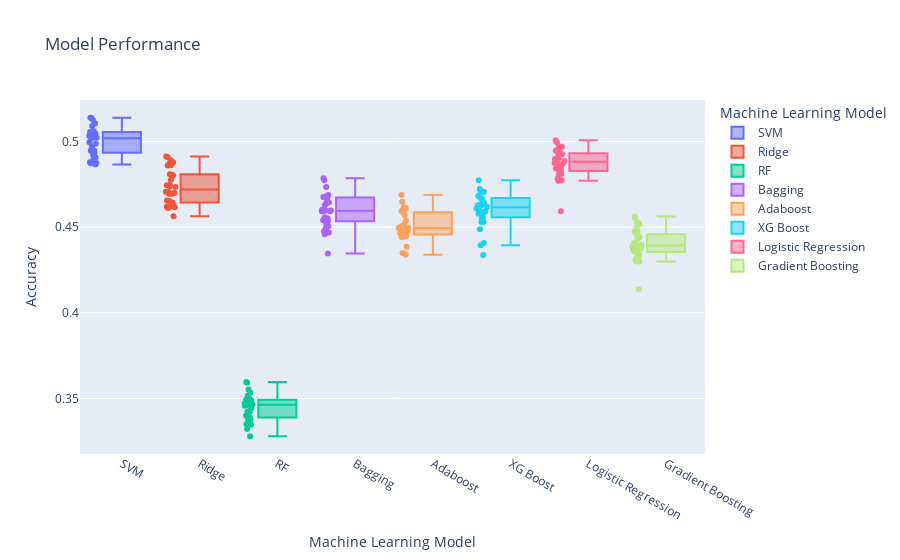

The cell this chart's notebook holds for it:
### Code cell
fig = px.box(classmod2, x="variable", y="value",color="variable",points='all',
labels={"variable": "Machine Learning Model",
        "value": "Accuracy"
        },title="Model Performance")
fig.show()
#fig.write_image("Boxplot.jpeg",engine="orca",format="png", width=1600, height=700, scale=0.75)

### Figure 1 — Plotly figure (JSON) as saved in the notebook; plotly's stock layout.template omitted (floating-point values rounded to 4 significant figures)
{"data": [{"alignmentgroup": "True", "boxpoints": "all", "hovertemplate": "Machine Learning Model=%{x}<br>Accuracy=%{y}<extra></extra>", "legendgroup": "SVM", "marker": {"color": "#636efa"}, "name": "SVM", "notched": false, "offsetgroup": "SVM", "orientation": "v", "showlegend": true, "type": "box", "x": ["SVM", "SVM", "SVM", "SVM", "SVM", "SVM", "SVM", "SVM", "SVM", "SVM", "SVM", "SVM", "SVM", "SVM", "SVM", "SVM", "SVM", "SVM", "SVM", "SVM", "SVM", "SVM", "SVM", "SVM", "SVM", "SVM", "SVM", "SVM", "SVM", "SVM"], "x0": " ", "xaxis": "x", "y": [0.4873, 0.4943, 0.5022, 0.509, 0.4996, 0.5055, 0.4988, 0.5016, 0.4945, 0.4887, 0.5139, 0.4865, 0.5139, 0.4933, 0.5055, 0.4945, 0.5031, 0.5047, 0.5125, 0.4906, 0.492, 0.5061, 0.5022, 0.5055, 0.5047, 0.4875, 0.5106, 0.4973, 0.5035, 0.4879], "y0": " ", "yaxis": "y"}, {"alignmentgroup": "True", "boxpoints": "all", "hovertemplate": "Machine Learning Model=%{x}<br>Accuracy=%{y}<extra></extra>", "legendgroup": "Ridge", "marker": {"color": "#EF553B"}, "name": "Ridge", "notched": false, "offsetgroup": "Ridge", "orientation": "v", "showlegend": true, "type": "box", "x": ["Ridge", "Ridge", "Ridge", "Ridge", "Ridge", "Ridge", "Ridge", "Ridge", "Ridge", "Ridge", "Ridge", "Ridge", "Ridge", "Ridge", "Ridge", "Ridge", "Ridge", "Ridge", "Ridge", "Ridge", "Ridge", "Ridge", "Ridge", "Ridge", "Ridge", "Ridge", "Ridge", "Ridge", "Ridge", "Ridge"], "x0": " ", "xaxis": "x", "y": [0.4611, 0.4803, 0.4744, 0.4695, 0.4617, 0.4746, 0.4859, 0.4707, 0.4879, 0.4644, 0.4619, 0.4564, 0.4861, 0.4695, 0.4699, 0.4871, 0.4621, 0.489, 0.4738, 0.4777, 0.4623, 0.4912, 0.4806, 0.4656, 0.4652, 0.4707, 0.491, 0.4808, 0.464, 0.4734], "y0": " ", "yaxis": "y"}, {"alignmentgroup": "True", "boxpoints": "all", "hovertemplate": "Machine Learning Model=%{x}<br>Accuracy=%{y}<extra></extra>", "legendgroup": "RF", "marker": {"color": "#00cc96"}, "name": "RF", "notched": false, "offsetgroup": "RF", "orientation": "v", "showlegend": true, "type": "box", "x": ["RF", "RF", "RF", "RF", "RF", "RF", "RF", "RF", "RF", "RF", "RF", "RF", "RF", "RF", "RF", "RF", "RF", "RF", "RF", "RF", "RF", "RF", "RF", "RF", "RF", "RF", "RF", "RF", "RF", "RF"], "x0": " ", "xaxis": "x", "y": [0.3488, 0.3477, 0.3457, 0.3376, 0.347, 0.3517, 0.3494, 0.347, 0.3376, 0.3388, 0.3492, 0.3465, 0.3461, 0.3595, 0.3396, 0.3592, 0.3279, 0.3384, 0.3533, 0.349, 0.3348, 0.3422, 0.3442, 0.3423, 0.3322, 0.3466, 0.3349, 0.3505, 0.34, 0.3552], "y0": " ", "yaxis": "y"}, {"alignmentgroup": "True", "boxpoints": "all", "hovertemplate": "Machine Learning Model=%{x}<br>Accuracy=%{y}<extra></extra>", "legendgroup": "Bagging", "marker": {"color": "#ab63fa"}, "name": "Bagging", "notched": false, "offsetgroup": "Bagging", "orientation": "v", "showlegend": true, "type": "box", "x": ["Bagging", "Bagging", "Bagging", "Bagging", "Bagging", "Bagging", "Bagging", "Bagging", "Bagging", "Bagging", "Bagging", "Bagging", "Bagging", "Bagging", "Bagging", "Bagging", "Bagging", "Bagging", "Bagging", "Bagging", "Bagging", "Bagging", "Bagging", "Bagging", "Bagging", "Bagging", "Bagging", "Bagging", "Bagging", "Bagging"], "x0": " ", "xaxis": "x", "y": [0.4505, 0.4677, 0.4599, 0.4597, 0.4687, 0.4773, 0.4628, 0.4519, 0.4675, 0.455, 0.4537, 0.454, 0.4673, 0.4534, 0.4476, 0.4734, 0.4667, 0.4644, 0.4679, 0.4593, 0.4494, 0.4595, 0.4458, 0.4468, 0.4558, 0.464, 0.4785, 0.4593, 0.4347, 0.4601], "y0": " ", "yaxis": "y"}, {"alignmentgroup": "True", "boxpoints": "all", "hovertemplate": "Machine Learning Model=%{x}<br>Accuracy=%{y}<extra></extra>", "legendgroup": "Adaboost", "marker": {"color": "#FFA15A"}, "name": "Adaboost", "notched": false, "offsetgroup": "Adaboost", "orientation": "v", "showlegend": true, "type": "box", "x": ["Adaboost", "Adaboost", "Adaboost", "Adaboost", "Adaboost", "Adaboost", "Adaboost", "Adaboost", "Adaboost", "Adaboost", "Adaboost", "Adaboost", "Adaboost", "Adaboost", "Adaboost", "Adaboost", "Adaboost", "Adaboost", "Adaboost", "Adaboost", "Adaboost", "Adaboost", "Adaboost", "Adaboost", "Adaboost", "Adaboost", "Adaboost", "Adaboost", "Adaboost", "Adaboost"], "x0": " ", "xaxis": "x", "y": [0.4501, 0.4458, 0.4505, 0.457, 0.4538, 0.4495, 0.4601, 0.448, 0.4593, 0.4503, 0.4478, 0.4443, 0.4587, 0.4464, 0.4609, 0.4687, 0.4444, 0.4495, 0.4609, 0.4339, 0.4349, 0.4454, 0.4517, 0.4386, 0.4472, 0.4648, 0.4495, 0.4456, 0.4448, 0.4617], "y0": " ", "yaxis": "y"}, {"alignmentgroup": "True", "boxpoints": "all", "hovertemplate": "Machine Learning Model=%{x}<br>Accuracy=%{y}<extra></extra>", "legendgroup": "XG Boost", "marker": {"color": "#19d3f3"}, "name": "XG Boost", "notched": false, "offsetgroup": "XG Boost", "orientation": "v", "showlegend": true, "type": "box", "x": ["XG Boost", "XG Boost", "XG Boost", "XG Boost", "XG Boost", "XG Boost", "XG Boost", "XG Boost", "XG Boost", "XG Boost", "XG Boost", "XG Boost", "XG Boost", "XG Boost", "XG Boost", "XG Boost", "XG Boost", "XG Boost", "XG Boost", "XG Boost", "XG Boost", "XG Boost", "XG Boost", "XG Boost", "XG Boost", "XG Boost", "XG Boost", "XG Boost", "XG Boost", "XG Boost"], "x0": " ", "xaxis": "x", "y": [0.4619, 0.4681, 0.4709, 0.4707, 0.4558, 0.4628, 0.4632, 0.4636, 0.466, 0.4531, 0.467, 0.4408, 0.4705, 0.455, 0.4707, 0.4722, 0.4581, 0.4609, 0.4613, 0.4577, 0.4337, 0.4591, 0.4642, 0.4394, 0.4487, 0.4577, 0.4531, 0.4624, 0.4589, 0.4773], "y0": " ", "yaxis": "y"}, {"alignmentgroup": "True", "boxpoints": "all", "hovertemplate": "Machine Learning Model=%{x}<br>Accuracy=%{y}<extra></extra>", "legendgroup": "Logistic Regression", "marker": {"color": "#FF6692"}, "name": "Logistic Regression", "notched": false, "offsetgroup": "Logistic Regression", "orientation": "v", "showlegend": true, "type": "box", "x": ["Logistic Regression", "Logistic Regression", "Logistic Regression", "Logistic Regression", "Logistic Regression", "Logistic Regression", "Logistic Regression", "Logistic Regression", "Logistic Regression", "Logistic Regression", "Logistic Regression", "Logistic Regression", "Logistic Regression", "Logistic Regression", "Logistic Regression", "Logistic Regression", "Logistic Regression", "Logistic Regression", "Logistic Regression", "Logistic Regression", "Logistic Regression", "Logistic Regression", "Logistic Regression", "Logistic Regression", "Logistic Regression", "Logistic Regression", "Logistic Regression", "Logistic Regression", "Logistic Regression", "Logistic Regression"], "x0": " ", "xaxis": "x", "y": [0.492, 0.4877, 0.481, 0.4969, 0.4898, 0.4898, 0.4926, 0.484, 0.4996, 0.4875, 0.4842, 0.4783, 0.4932, 0.493, 0.4887, 0.4961, 0.4828, 0.4851, 0.4804, 0.4871, 0.4826, 0.4971, 0.4771, 0.4593, 0.491, 0.4957, 0.5008, 0.4773, 0.4945, 0.4867], "y0": " ", "yaxis": "y"}, {"alignmentgroup": "True", "boxpoints": "all", "hovertemplate": "Machine Learning Model=%{x}<br>Accuracy=%{y}<extra></extra>", "legendgroup": "Gradient Boosting", "marker": {"color": "#B6E880"}, "name": "Gradient Boosting", "notched": false, "offsetgroup": "Gradient Boosting", "orientation": "v", "showlegend": true, "type": "box", "x": ["Gradient Boosting", "Gradient Boosting", "Gradient Boosting", "Gradient Boosting", "Gradient Boosting", "Gradient Boosting", "Gradient Boosting", "Gradient Boosting", "Gradient Boosting", "Gradient Boosting", "Gradient Boosting", "Gradient Boosting", "Gradient Boosting", "Gradient Boosting", "Gradient Boosting", "Gradient Boosting", "Gradient Boosting", "Gradient Boosting", "Gradient Boosting", "Gradient Boosting", "Gradient Boosting", "Gradient Boosting", "Gradient Boosting", "Gradient Boosting", "Gradient Boosting", "Gradient Boosting", "Gradient Boosting", "Gradient Boosting", "Gradient Boosting", "Gradient Boosting"], "x0": " ", "xaxis": "x", "y": [0.4454, 0.4384, 0.4517, 0.455, 0.4378, 0.4413, 0.4433, 0.4527, 0.4405, 0.4476, 0.4458, 0.4349, 0.4357, 0.439, 0.4366, 0.4476, 0.4331, 0.4374, 0.4562, 0.4354, 0.4138, 0.4396, 0.44, 0.4358, 0.43, 0.4323, 0.4311, 0.4495, 0.43, 0.4441], "y0": " ", "yaxis": "y"}], "layout": {"boxmode": "overlay", "legend": {"title": {"text": "Machine Learning Model"}, "tracegroupgap": 0}, "title": {"text": "Model Performance"}, "xaxis": {"anchor": "y", "categoryarray": ["SVM", "Ridge", "RF", "Bagging", "Adaboost", "XG Boost", "Logistic Regression", "Gradient Boosting"], "categoryorder": "array", "domain": [0, 1], "title": {"text": "Machine Learning Model"}}, "yaxis": {"anchor": "x", "domain": [0, 1], "title": {"text": "Accuracy"}}}}
